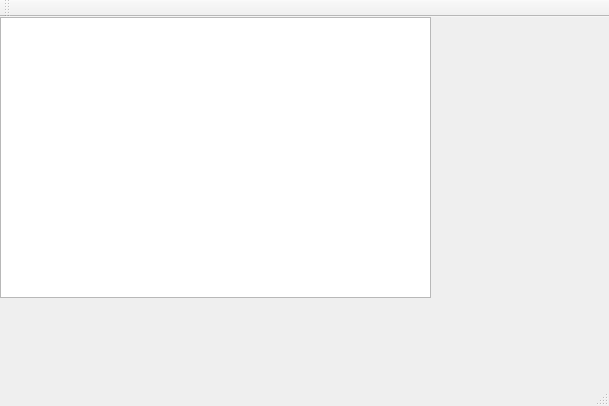
<?xml version="1.0" encoding="UTF-8"?>
<ui version="4.0">
 <class>MainWindow</class>
 <widget class="QMainWindow" name="MainWindow">
  <property name="geometry">
   <rect>
    <x>0</x>
    <y>0</y>
    <width>609</width>
    <height>406</height>
   </rect>
  </property>
  <property name="windowTitle">
   <string>MainWindow</string>
  </property>
  <widget class="QWidget" name="centralWidget">
   <widget class="QTextBrowser" name="textBrowser">
    <property name="geometry">
     <rect>
      <x>0</x>
      <y>0</y>
      <width>431</width>
      <height>281</height>
     </rect>
    </property>
   </widget>
  </widget>
  <widget class="QMenuBar" name="menuBar">
   <property name="geometry">
    <rect>
     <x>0</x>
     <y>0</y>
     <width>609</width>
     <height>27</height>
    </rect>
   </property>
  </widget>
  <widget class="QToolBar" name="mainToolBar">
   <attribute name="toolBarArea">
    <enum>TopToolBarArea</enum>
   </attribute>
   <attribute name="toolBarBreak">
    <bool>false</bool>
   </attribute>
  </widget>
  <widget class="QStatusBar" name="statusBar"/>
 </widget>
 <layoutdefault spacing="6" margin="11"/>
 <resources/>
 <connections/>
</ui>
